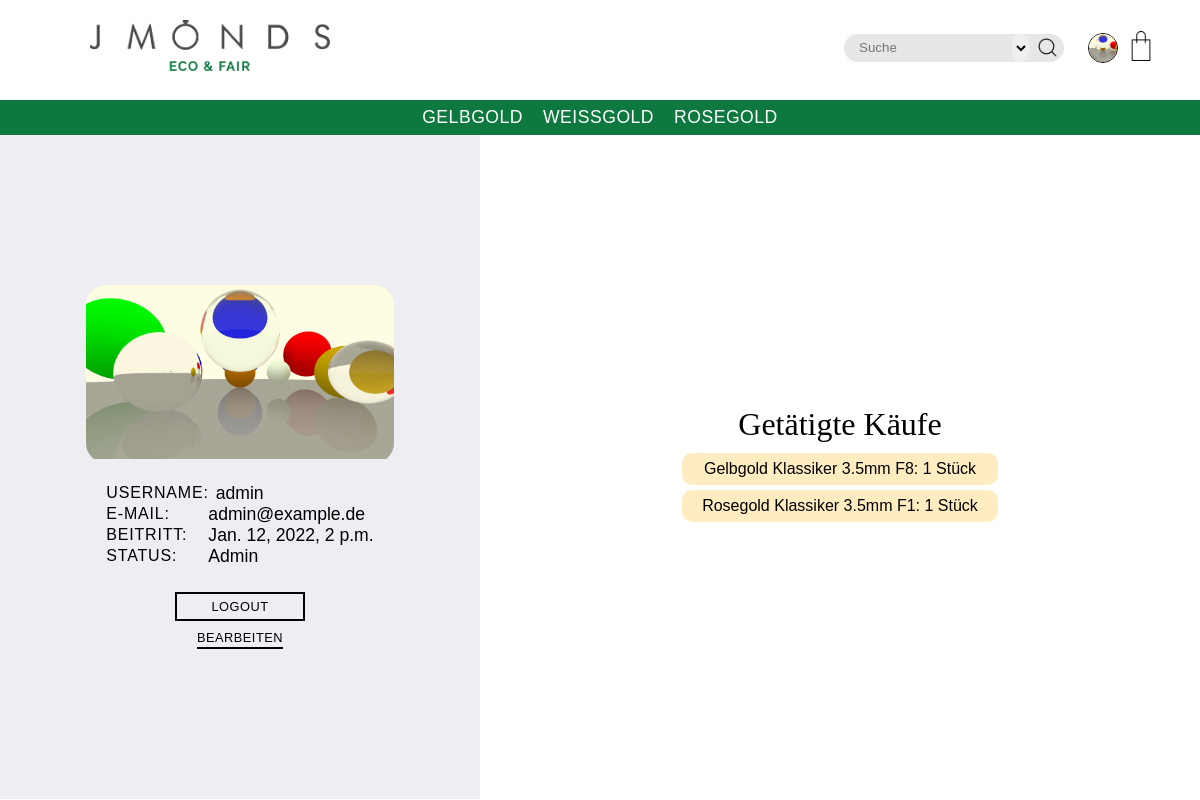
Page /userManagement/profiles/2/ on the committed database.
### UserManagement/models.py (models this page shows, shortened)
class MyUser(AbstractUser):
    pass
    profile_picture = models.ImageField(upload_to='picture_uploads/', blank=True, null=True, default="")
    def get_user_cart_amount(self):
        cart = Cart.objects.filter(user_elem=self.id).first()
        if cart:
            amount = 0
            cart_list = CartItem.objects.filter(cart=cart)
            for item in cart_list:
                amount += item.quantity
            return amount
        else:
            return 0

### Rings/models.py (models this page shows, shortened)
class Ring(models.Model):
    RING_MATERIALS = [
        ('GG', 'Gelbgold'),
        ('WG', 'Weissgold'),
        ('RG', 'Rosegold'),
    ]
    bezeichnung = models.CharField(max_length=100)
    preis = models.DecimalField(max_digits=7, decimal_places=2)
    material = models.CharField(max_length=2, choices=RING_MATERIALS)
    category = models.CharField(max_length=100)
    ring_size = models.CharField(max_length=5)
    product_img_url = models.ImageField(upload_to='product_images/', blank=True, null=True)
    description = models.CharField(max_length=1000)
    class Meta:
        ordering = ['bezeichnung', '-preis']
        verbose_name = 'Ring'
        verbose_name_plural = 'Rings'

### UserManagement/views.py (the view)
# urls.py: path('profiles/<int:pk>/', views.profile_page, name='user_profile'),
def profile_page(request, **kwargs):
    if request.method == 'POST' and request.POST.__contains__('search_input'):
        return search_script(request)
    user_id = kwargs['pk']
    this_user = MyUser.objects.filter(id=user_id).first()
    if this_user is None:
        return redirect('landing-page')
    if request.method == 'POST':
        if request.POST.__contains__('load_editpage'):
            return redirect('user_profile_edit', pk=user_id)
    bought_items = Payment.objects.filter(user_elem_id=user_id)
    ring_set = []
    quantity_set = []
    for item in bought_items:
        trimmed_items = item.items_id[:-1]  # removes last character from string (,)
        splitted_items = trimmed_items.split(", ")
        for s in splitted_items:
            item_id = re.split("id:| ", s)  # split for the id
            item_qt = re.split("qt:| ", s)  # split for the quantity of bought items
            ring_set.append(Ring.objects.get(id=item_id[1]).bezeichnung)
            quantity_set.append(item_qt[-1])
    items_vals_dict = {}
    for i in range(len(ring_set)):
        items_vals_dict[ring_set[i]] = quantity_set[i]
    context = {'user': this_user,
               'payment_dict': items_vals_dict}
    return render(request, 'profile-page.html', context)

### UserManagement/templates/profile-page.html (shortened to what this page needs)
{% extends 'base.html' %}
{% load static %}
{% block bodyContent %}
    <div id="prp-page">
        <div class="user-info-container">
            <div>
                {% if user.profile_picture %}
                    <img src="{{ user.profile_picture.url }}" alt="Profilbild">
                {% else %}
                    <img src="{% static "assets/profile-pic/default-profile.png" %}" alt="Profilbild">
                {% endif %}
            </div>
            <div>
                <ul>
                    <li>
                        <p>Username:</p>
                        <p>{{ user.username }}</p>
                    </li>
                    <li>
                        <p>E-Mail:</p>
                        <p>{{ user.email }}</p>
                    </li>
                    <li>
                        <p>Beitritt:</p>
                        <p>{{ user.date_joined }}</p>
                    </li>
                    <li>
                        <p>Status:</p>
                        {% if user.is_superuser %}
                            <p>Admin</p>
                        {% elif user.is_staff and not user.is_superuser %}
                            <p>Mitarbeiter</p>
                        {% elif not user.is_superuser and not user.is_staff %}
                            <p>Customer</p>
                        {% endif %}
                    </li>
                </ul>
            </div>
            <div class="pr-btns-wrapper">
                <a href="{% url 'logout' %}" class="btn">Logout</a>
                <form method="POST">
                    <button type="submit" name="load_editpage" class="secondary-btn">Bearbeiten</button>
                </form>
            </div>
        </div>
        <div>
            <ul>
                <li>
                    <h3>Getätigte Käufe</h3>
                    <ul class="payments-list">
                        {% if payment_dict %}
                            {% for k, v in payment_dict.items %}
                                <li class="payed-elem">{{ k }}: {{ v }} Stück</li>
                            {% endfor %}
                        {% else %}
                            <li>
                                <p>noch keine Einkäufe</p>
                            </li>
                        {% endif %}
                    </ul>
                </li>
            </ul>
        </div>
    </div>
{% endblock %}

### templates/base.html (shortened to what this page needs)
{% load static %}
<!DOCTYPE html>
<html lang="de" xmlns="http://www.w3.org/1999/html">
<head>
    <link href="https://unpkg.com/sanitize.css" rel="stylesheet">
    <link href="{% static "style/style.css" %}" rel="stylesheet">
    <link rel="stylesheet" href="https://use.typekit.net/jby6hqc.css">
</head>
<body>
<header>
    <div class="header__elem-wrapper banner-wrapper">
        <div>
           <a href="{%  url 'landing-page' %}"><img src="{% static "assets/logos/Jmonds_logo_ecoFair.png" %}" alt="JMONDS - Eco & Fair"></a>
        </div>
        <div class="elem-wrapper__icon-wrapper">
            <form id="search-container" method="POST">
                <select name="search-type" id="search-select">
                </select>
                <input type="text" placeholder="Suche" name="search_input" id="searchbar">
                <button type="submit"><img src="{% static "assets/icons/search.png" %}" alt="Suchen"></button>
            </form>
            {% if user.is_authenticated %}
                {% block logged_in_content %}
                    <a href="{% url 'user_profile' pk=user.id %}">
                        <div class="pp-icon-img-wrapper">
                            <img src="{{ user.profile_picture.url }}" alt="Profil">
                        </div>
                    </a>
                {% endblock %}
            {% else %}
                {% block not_logged_in_content %}
                    <a href="{% url 'login' %}"><img src="{% static "assets/icons/user.png" %}" alt="Login"></a>
                {% endblock %}
            {% endif %}
            <a href="{% url 'cart-show' %}" class="cart-icon">
                <img src="{% static "assets/icons/shopping-bag.png" %}" alt="Cart">
            </a>
        </div>
    </div>
    <div class="header__navbar">
        <ul>
            <li><a href="{% url 'ring-list' query='Gelbgold' %}">Gelbgold</a></li>
            <li><a href="{% url 'ring-list' query='Weißgold' %}">Weißgold</a></li>
            <li><a href="{% url 'ring-list' query='Rosegold' %}">Rosegold</a></li>
        </ul>
    </div>
</header>
<main>
    {% block bodyContent %}Base Block{% endblock %}
</main>
</body>
</html>

### rows in the picture
MyUser: profile_picture (picture), username "admin", email "admin@example.de", date_joined "Jan. 12, 2022, 2 p.m."
Ring: payment_dict "Gelbgold Klassiker 3.5mm F8"
Ring: payment_dict "Rosegold Klassiker 3.5mm F1"

### other values in the picture
{{ v }} "1" "1"
